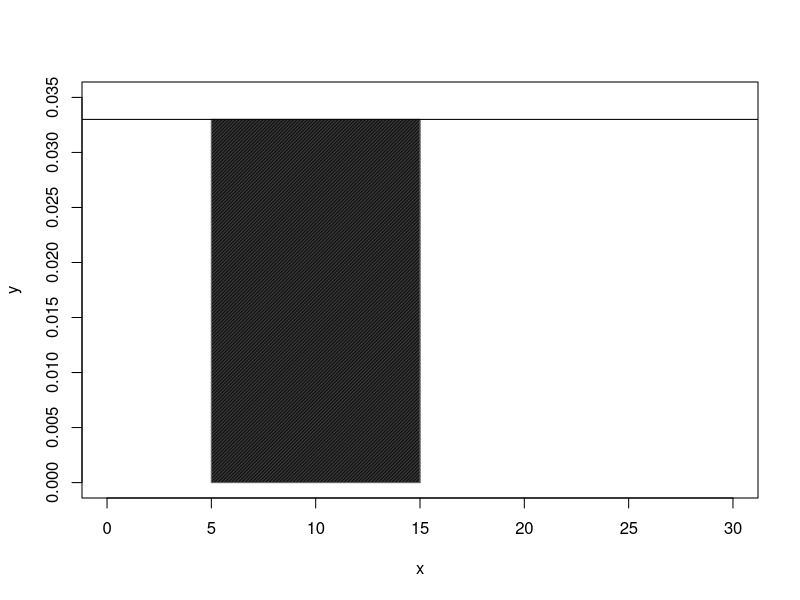

The R script that drew this image:
## ---- chunk 1
knitr::opts_chunk$set(echo = TRUE)
## ---- chunk 2
plot(c(0,30), c(0, 0.035), type= "n", xlab = "x", ylab = "y")
rect(5, 0.033, 15, 0, density = 100, border = "grey40")
abline(0.033,0)
